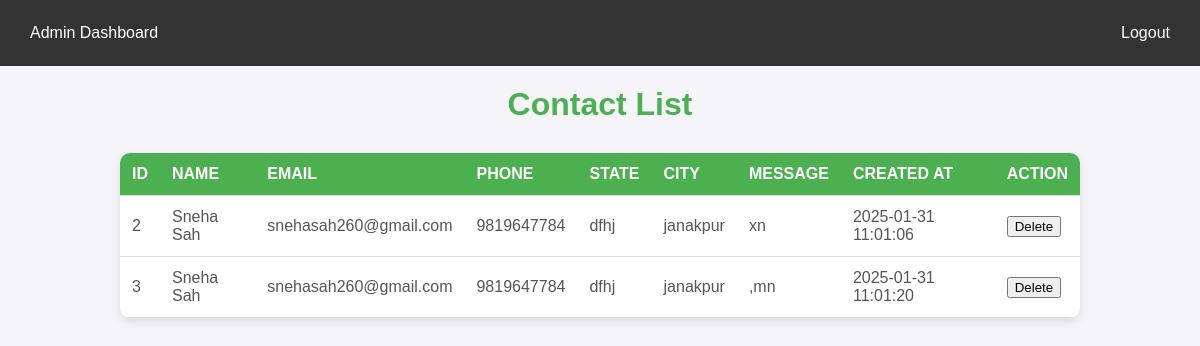
The page /contactlist.php on the database its author committed.
### tables this page shows
CREATE TABLE `contact_us` (
  `id` int(11) NOT NULL,
  `name` varchar(255) NOT NULL,
  `email` varchar(255) NOT NULL,
  `phone` varchar(20) NOT NULL,
  `state` varchar(100) NOT NULL,
  `city` varchar(100) NOT NULL,
  `message` text NOT NULL,
  `created_at` timestamp NOT NULL DEFAULT current_timestamp()
);

### contactlist.php (the view, shortened to what this page needs)
<?php
require 'adminnavbar.php';
?>
<?php
$servername = "localhost";
$username = "root";
$password = "";
$dbname = "ecometrics";
$conn = new mysqli($servername, $username, $password, $dbname);
$sql = "SELECT * FROM contact_us";
$result = $conn->query($sql);
?>
<!DOCTYPE html>
<html lang="en">
<head>
</head>
<body>
    <h1>Contact List</h1>
    <table>
        <thead>
            <tr>
                <th>ID</th>
                <th>Name</th>
                <th>Email</th>
                <th>Phone</th>
                <th>State</th>
                <th>City</th>
                <th>Message</th>
                <th>Created At</th>
                <th>Action</th>
            </tr>
        </thead>
        <tbody>
            <?php
            if ($result->num_rows > 0) {
                while($row = $result->fetch_assoc()) {
                    echo "<tr>";
                    echo "<td>" . $row["id"] . "</td>";
                    echo "<td>" . $row["name"] . "</td>";
                    echo "<td>" . $row["email"] . "</td>";
                    echo "<td>" . $row["phone"] . "</td>";
                    echo "<td>" . $row["state"] . "</td>";
                    echo "<td>" . $row["city"] . "</td>";
                    echo "<td>" . $row["message"] . "</td>";
                    echo "<td>" . $row["created_at"] . "</td>";
                    echo "<td>
                            <a href='?delete_id=" . $row["id"] . "' onclick='return confirm(\"Are you sure you want to delete this contact?\");'>
                                <button>Delete</button>
                            </a>
                          </td>";
                    echo "</tr>";
                }
            } else {
                echo "<tr><td colspan='9'>No contacts found</td></tr>";
            }
            ?>
        </tbody>
    </table>
</body>
</html>

### adminnavbar.php (shortened to what this page needs)
<div class="navbar">
    <a href="admin.php">Admin Dashboard</a>
    <div class="right">
        <a href="logout.php" class="logout">Logout</a>
    </div>
</div>

### adminnavbar.php (style rules this page uses)
.navbar { background-color: #333; overflow: hidden; padding: 10px; }
.navbar a { color: white; padding: 14px 20px; text-decoration: none; float: left; font-size: 16px; text-align: center; }
.navbar .right { float: right; }

### contactlist.php (style rules this page uses)
body { font-family: 'Arial', sans-serif; background-color: #f4f4f9; margin: 0; padding: 0; color: #333; }
h1 { text-align: center; color: #4CAF50; margin-top: 20px; font-size: 2em; }
table { width: 80%; margin: 30px auto; border-collapse: collapse; border-radius: 10px; box-shadow: 0 4px 8px rgba(0, 0, 0, 0.1); background-color: white; overflow: hidden; }
th, td { padding: 12px; text-align: left; border-bottom: 1px solid #ddd; }
th { background-color: #4CAF50; color: white; text-transform: uppercase; }
td { color: #555; }
table, h1 { animation: fadeIn 1s ease-in; }

### rows shown on the page
contact_us: id "2", name "Sneha Sah", email "snehasah260@gmail.com", phone "9819647784", state "dfhj", city "janakpur", message "xn", created_at "2025-01-31 11:01:06"
contact_us: id "3", name "Sneha Sah", email "snehasah260@gmail.com", phone "9819647784", state "dfhj", city "janakpur", message ",mn", created_at "2025-01-31 11:01:20"
